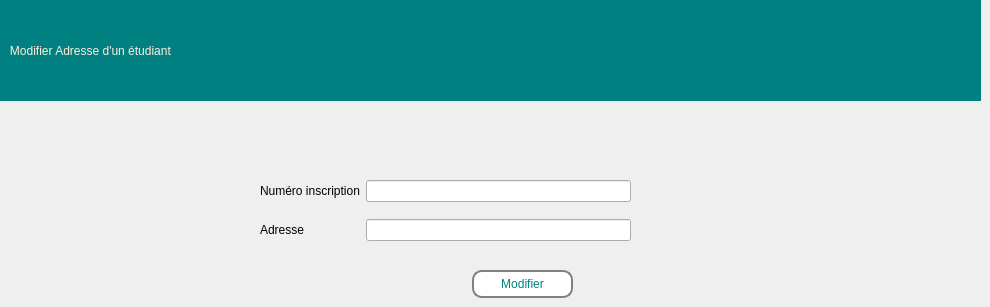
    <widget class="QWidget" name="page_modifier_adresse_etudiant">
     <widget class="QPushButton" name="pushButton_modifer_2">
      <property name="geometry">
       <rect>
        <x>472</x>
        <y>270</y>
        <width>101</width>
        <height>28</height>
       </rect>
      </property>
      <property name="styleSheet">
       <string notr="true">border: 2px solid gray;
font: 63 9pt &quot;Segoe UI Variable Display Semib&quot;;
  border-radius: 10px;
  padding: 0 8px;
  
color: rgb(0, 128, 128);
background-color: rgb(255, 255, 255);</string>
      </property>
      <property name="text">
       <string>Modifier</string>
      </property>
     </widget>
     <widget class="QLabel" name="label_175">
      <property name="geometry">
       <rect>
        <x>0</x>
        <y>0</y>
        <width>981</width>
        <height>101</height>
       </rect>
      </property>
      <property name="toolTip">
       <string>&lt;html&gt;&lt;head/&gt;&lt;body&gt;&lt;p align=&quot;center&quot;&gt;&lt;br/&gt;&lt;/p&gt;&lt;/body&gt;&lt;/html&gt;</string>
      </property>
      <property name="styleSheet">
       <string notr="true">color: rgb(253, 239, 220);background-color: rgb(0, 128, 128);
font: 75 16pt &quot;Rockwell&quot;;
</string>
      </property>
      <property name="text">
       <string>   Modifier Adresse d'un étudiant </string>
      </property>
     </widget>
     <widget class="QWidget" name="formLayoutWidget_7">
      <property name="geometry">
       <rect>
        <x>260</x>
        <y>180</y>
        <width>371</width>
        <height>80</height>
       </rect>
      </property>
      <layout class="QFormLayout" name="formLayout_8">
       <property name="verticalSpacing">
        <number>17</number>
       </property>
       <item row="0" column="0">
        <widget class="QLabel" name="label_30">
         <property name="styleSheet">
          <string notr="true">font: 63 9pt &quot;Segoe UI Variable Display Semib&quot;;</string>
         </property>
         <property name="text">
          <string>Numéro inscription</string>
         </property>
        </widget>
       </item>
       <item row="0" column="1">
        <widget class="QLineEdit" name="num_modifier_2"/>
       </item>
       <item row="1" column="1">
        <widget class="QLineEdit" name="adresse_modifer"/>
       </item>
       <item row="1" column="0">
        <widget class="QLabel" name="label_51">
         <property name="styleSheet">
          <string notr="true">font: 63 9pt &quot;Segoe UI Variable Display Semib&quot;;</string>
         </property>
         <property name="text">
          <string>Adresse</string>
         </property>
        </widget>
       </item>
      </layout>
     </widget>
    </widget>
